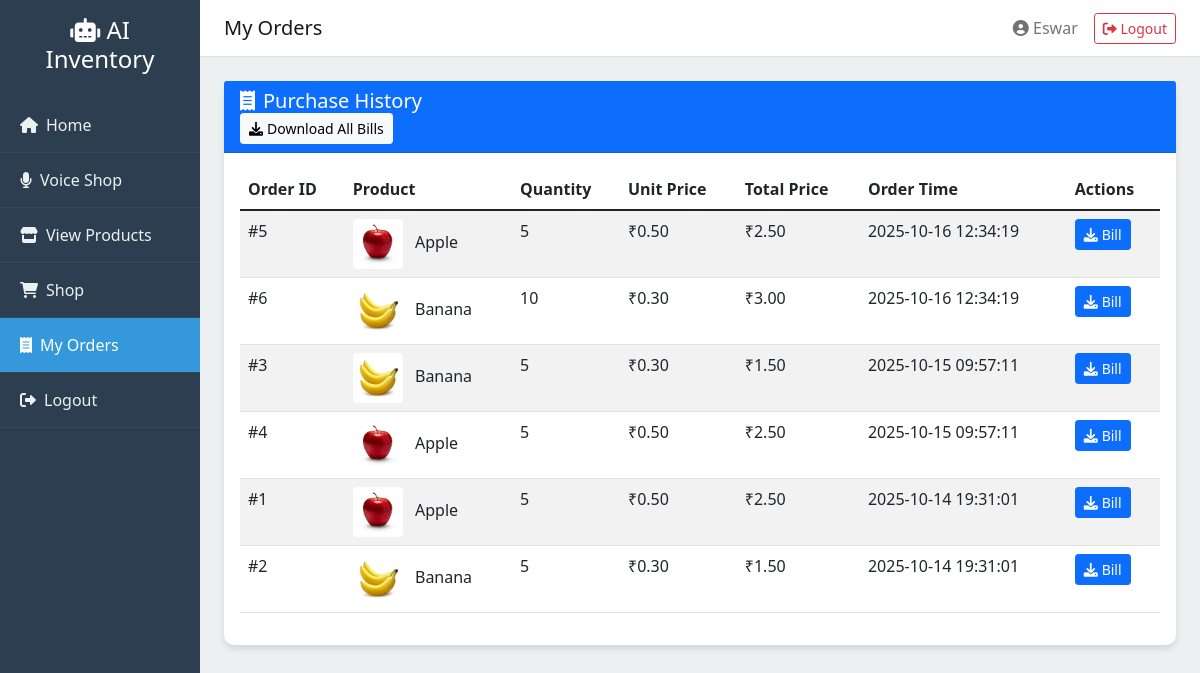
/user_orders (signed in), run on the app's committed database.
### tables this page shows
CREATE TABLE orders (
            id INTEGER PRIMARY KEY AUTOINCREMENT,
            user_id INTEGER,
            product_id INTEGER,
            quantity INTEGER DEFAULT 1,
            total_price REAL,
            order_time TIMESTAMP DEFAULT CURRENT_TIMESTAMP,
            session_id INTEGER,
            FOREIGN KEY (user_id) REFERENCES users (id),
            FOREIGN KEY (product_id) REFERENCES products (id)
        );

CREATE TABLE products (
            id INTEGER PRIMARY KEY AUTOINCREMENT,
            name TEXT NOT NULL,
            description TEXT,
            category TEXT,
            price REAL,
            current_stock INTEGER DEFAULT 0,
            min_stock_level INTEGER DEFAULT 5,
            image_path TEXT,
            barcode TEXT,
            created_at TIMESTAMP DEFAULT CURRENT_TIMESTAMP,
            updated_at TIMESTAMP DEFAULT CURRENT_TIMESTAMP
        );

### app.py (the view)
@app.route('/user_orders')
def user_orders():
    if 'user_id' not in session or session.get('role') != 'user':
        return redirect(url_for('login'))
    conn = get_db_connection()
    orders = conn.execute('''
        SELECT o.id, o.order_time, o.quantity, o.total_price,
               p.name as product_name, p.image_path
        FROM orders o
        JOIN products p ON o.product_id = p.id
        WHERE o.user_id = ?
        ORDER BY o.order_time DESC
    ''', (session['user_id'],)).fetchall()
    conn.close()
    return render_template('user_orders.html', username=session['username'], orders=orders)

### app.py (called while the page is built)
def get_db_connection():
    conn = sqlite3.connect('inventory.db')
    conn.row_factory = sqlite3.Row
    return conn

### templates/user_orders.html (shortened to what this page needs)
{% extends "base.html" %}
{% block page_title %}My Orders{% endblock %}
{% block content %}
<div class="card">
    <div class="card-header bg-primary text-white">
        <h5 class="mb-0"><i class="fas fa-receipt me-2"></i>Purchase History</h5>
        <div>
            <button class="btn btn-light btn-sm" onclick="downloadAllBills()">
                <i class="fas fa-download me-1"></i>Download All Bills
            </button>
        </div>
    </div>
    <div class="card-body">
        {% if orders %}
            <div class="table-responsive">
                <table class="table table-striped">
                    <thead>
                        <tr>
                            <th>Order ID</th>
                            <th>Product</th>
                            <th>Quantity</th>
                            <th>Unit Price</th>
                            <th>Total Price</th>
                            <th>Order Time</th>
                            <th>Actions</th>
                        </tr>
                    </thead>
                    <tbody>
                        {% for order in orders %}
                        <tr>
                            <td>#{{ order.id }}</td>
                            <td>
                                <img src="/static/uploads/{{ order.image_path }}" alt="{{ order.product_name }}"
                                     width="50" height="50" class="rounded me-2">
                                {{ order.product_name }}
                            </td>
                            <td>{{ order.quantity }}</td>
                            <td>₹{{ "%.2f"|format(order.total_price / order.quantity) if order.quantity > 0 else 0 }}</td>
                            <td>₹{{ "%.2f"|format(order.total_price) }}</td>
                            <td>{{ order.order_time }}</td>
                            <td>
                                <button class="btn btn-primary btn-sm" onclick="downloadBill({{ order.id }})">
                                    <i class="fas fa-download me-1"></i>Bill
                                </button>
                            </td>
                        </tr>
                        {% endfor %}
                    </tbody>
                </table>
            </div>
        {% else %}
            <div class="text-center text-muted py-4">
                <i class="fas fa-box-open fa-3x mb-2"></i>
                <p>No orders found yet. Start shopping from your dashboard!</p>
            </div>
        {% endif %}
    </div>
</div>
{% endblock %}

### templates/base.html (style rules this page uses)
.card { border: none; border-radius: 10px; box-shadow: 0 4px 6px rgba(0,0,0,0.1); }

### data on the page
orders: id "5", image_path (picture), product_name "Apple", quantity "5", quantity+total_price "0.50", total_price "2.50", order_time "2025-10-16 12:34:19"
orders: id "6", image_path (picture), product_name "Banana", quantity "10", quantity+total_price "0.30", total_price "3.00", order_time "2025-10-16 12:34:19"
orders: id "3", image_path (picture), product_name "Banana", quantity "5", quantity+total_price "0.30", total_price "1.50", order_time "2025-10-15 09:57:11"
orders: id "4", image_path (picture), product_name "Apple", quantity "5", quantity+total_price "0.50", total_price "2.50", order_time "2025-10-15 09:57:11"
orders: id "1", image_path (picture), product_name "Apple", quantity "5", quantity+total_price "0.50", total_price "2.50", order_time "2025-10-14 19:31:01"
orders: id "2", image_path (picture), product_name "Banana", quantity "5", quantity+total_price "0.30", total_price "1.50", order_time "2025-10-14 19:31:01"

### other printed values
{{ session['username']|capitalize }} "Eswar"
